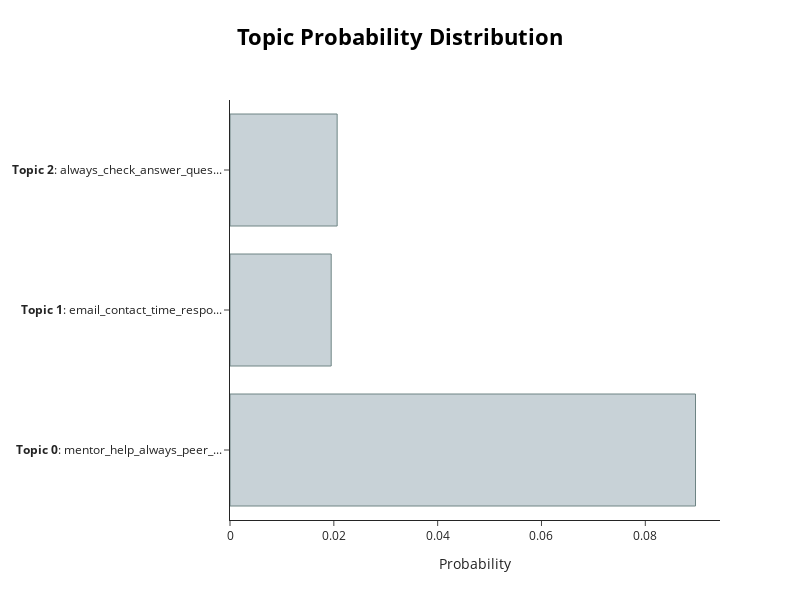

Notebook code for this chart:
### Code cell
topic_model.visualize_distribution(topic_model.probabilities_[0], min_probability=0.015)

### Figure 1 — Plotly figure (JSON) as saved in the notebook; plotly's stock layout.template omitted (floating-point values rounded to 4 significant figures)
{"data": [{"marker": {"color": "#C8D2D7", "line": {"color": "#6E8484", "width": 1}}, "orientation": "h", "type": "bar", "x": [0.08967, 0.01949, 0.02064], "y": ["<b>Topic 0</b>: mentor_help_always_peer_...", "<b>Topic 1</b>: email_contact_time_respo...", "<b>Topic 2</b>: always_check_answer_ques..."]}], "layout": {"height": 600, "hoverlabel": {"bgcolor": "white", "font": {"family": "Rockwell", "size": 16}}, "title": {"font": {"color": "Black", "size": 22}, "text": "<b>Topic Probability Distribution</b>", "x": 0.5, "xanchor": "center", "y": 0.95, "yanchor": "top"}, "width": 800, "xaxis": {"title": {"text": "Probability"}}}}
